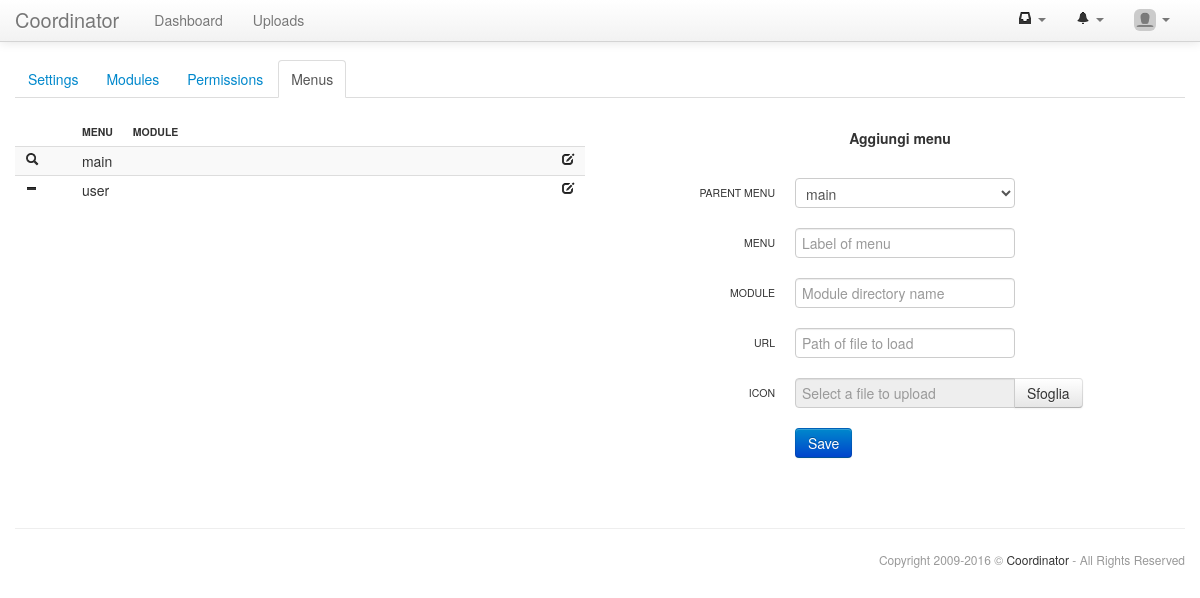
/settings/menus_edit.php (signed in), run on the app's committed database.
### tables this page shows
CREATE TABLE IF NOT EXISTS `settings_settings` (
  `code` varchar(255) NOT NULL,
  `value` varchar(255) DEFAULT NULL,
  PRIMARY KEY (`code`)
);

CREATE TABLE IF NOT EXISTS `settings_menus` (
  `id` int(11) NOT NULL AUTO_INCREMENT,
  `idMenu` int(11) NOT NULL DEFAULT '0',
  `menu` varchar(25) NOT NULL,
  `module` varchar(25) DEFAULT NULL,
  `url` varchar(255) DEFAULT NULL,
  `position` int(3) unsigned NOT NULL DEFAULT '0',
  PRIMARY KEY (`id`)
);

### core/db.class.php (called while the page is built, shortened)
<?php
class DB{
 var $connector;
 function DB($host,$user,$pass,$name){
  $this->connector=mysql_connect($host,$user,$pass,TRUE) or die('Server connection not possible.');
 }
 function clearQuery($query){
  if(stripos($query,"select")!==FALSE){return $query;}
  $search=array("``","''",'""');
  $query=str_replace($search,"DEFAULT",$query);
  return $query;
 }
 function query($query,$debug=-1){
  $query=$this->clearQuery($query);
  $this->lastResult=mysql_query($query,$this->connector) or $this->debugAndDie($query);
  return $this->lastResult;
 }
 function fetchNextObject($result=NULL){
  if($result==NULL || mysql_num_rows($result)<1){
   return NULL;
  }else{
   return mysql_fetch_object($result);
  }
 }
 function queryUniqueObject($query,$debug=-1){
  $query=$this->clearQuery($query);
  $query="$query LIMIT 1";
  $result=mysql_query($query,$this->connector) or $this->debugAndDie($query);
  return mysql_fetch_object($result);
 }
}
?>

### core/structures/form.class.php (the view, shortened to what this page needs)
<?php
class str_form{
 private $current_field;
 protected $action;
 protected $method;
 protected $name;
 protected $class;
 protected $controlGroup;
 protected $ff_array;
 protected $fc_array;
 public function __construct($action,$method="get",$name="form",$class="form-horizontal",$controlGroup=TRUE){
  $this->action=$action;
  $this->method=$method;
  $this->name=$name;
  $this->class=$class;
  $this->controlGroup=$controlGroup;
  $this->current_field=-1;
  $this->ff_array=array();
  $this->fc_array=array();
  return TRUE;
 }
 function addField($type,$name,$label=NULL,$value=NULL,$class=NULL,$placeholder=NULL,$disabled=FALSE,$rows=7,$append=NULL,$readonly=FALSE){
  $this->current_field++;
  $ff=new stdClass();
  $ff->type=$type;
  $ff->name=$name;
  $ff->label=$label;
  $ff->value=$value;
  $ff->class=$class;
  $ff->placeholder=$placeholder;
  $ff->disabled=$disabled;
  $ff->rows=$rows;
  $ff->append=$append;
  $ff->options=NULL;
  $ff->readonly=$readonly;
  $this->ff_array[$this->current_field]=$ff;
  return TRUE;
 }
 function addFieldOption($value,$label,$checked=FALSE,$disabled=FALSE){
  $fo=new stdClass();
  $fo->value=$value;
  $fo->label=$label;
  $fo->checked=$checked;
  $fo->disabled=$disabled;
  if(!is_array($this->ff_array[$this->current_field]->options)){$this->ff_array[$this->current_field]->options=array();}
  $this->ff_array[$this->current_field]->options[]=$fo;
  return TRUE;
 }
 function addControl($type,$label,$class=NULL,$url=NULL,$confirm=NULL,$disabled=FALSE){
  $fc=new stdClass();
  $fc->type=$type;
  $fc->label=$label;
  $fc->class=$class;
  $fc->url=$url;
  $fc->confirm=addslashes($confirm);
  $fc->disabled=$disabled;
  $this->fc_array[]=$fc;
  return TRUE;
 }
 function render($echo=TRUE){
  $return=NULL;
  $return.="\n";
  $return.="<form action='".$this->action."' method='".$this->method."' name='".$this->name."' id='form_".$this->name."' class='".$this->class."' enctype='multipart/form-data'>\n\n";
  foreach($this->ff_array as $index=>$ff){
   $options=FALSE;
   if($ff->type<>"separator" && $ff->type<>"title" && $ff->label<>NULL && $this->controlGroup){
    $return.="<div id='field_".$ff->name."' class='control-group'>\n";
   }
   if($ff->label<>NULL && $this->controlGroup){
    $return.=" <label class='control-label'>".$ff->label."</label>\n";
    if($ff->type<>"custom"){$return.=" <div class='controls'>\n";}
   }
   switch(strtolower($ff->type)){
    case "hidden":
    case "text":
    case "password":
     $return.="  <input type='".$ff->type."' name='".$ff->name."' id='".$this->name."_input_".$ff->name."' class='".$ff->class."' placeholder=\"".$ff->placeholder."\" value=\"".$ff->value."\"";
     $return.=">\n";
     break;
    case "select":
     $options=TRUE;
     $return.="  <select name='".$ff->name."' id='".$this->name."_input_".$ff->name."' class='".$ff->class."'";
     $return.=">\n";
     break;
    case "file":
     if($ff->placeholder==NULL){$ff->placeholder="Select a file to upload";}
     $return.="  <input type='file' id='file_".$index."' name='".$ff->name."' style='display:none'>\n";
     $return.="  <div class='input-append'>\n";
     $return.="   <input type='text' id='file_".$index."_show' class='".$ff->class."' placeholder=\"".$ff->placeholder."\" onDblClick=\"$('input[id=file_".$index."]').click();\" readonly>\n";
     $return.="   <a class='btn' onClick=\"$('input[id=file_".$index."]').click();\">Sfoglia</a>\n";
     $return.="  </div>\n";
     break;
   }
   if($options){
    if(is_array($ff->options)){
     foreach($ff->options as $index=>$fo){
      switch(strtolower($ff->type)){
       case "select":
       case "multiselect":
        $return.="   <option value=\"".$fo->value."\" id='".$this->name."_input_".$ff->name."_option_".$fo->value."'";
        $return.=">".$fo->label."</option>\n";
        break;
      }
     }
    }
   }
   if(strtolower($ff->type)=="select"){$return.="  </select>\n";}
   if($ff->label<>NULL && $this->controlGroup && $ff->type<>"custom"){$return.=" </div>\n";}
   if($ff->type<>"separator" && $ff->label<>NULL && $this->controlGroup){$return.="</div>\n\n";}
   if(strtolower($ff->type)=="file"){
    $return.="<script type='text/javascript'>\n";
    $return.=" $('input[id=file_".$index."]').change(function(){\n";
    $return.="  $('#file_".$index."_show').val($(this).val());\n";
    $return.=" });\n";
    $return.="</script>\n\n";
   }
  }
  $return.="<script type='text/javascript'>\n";
  $return.=" function ".$this->name."_selectToggle(name,selected){\n";
  $return.="  $('#'+name+' option').each(function(){ $(this).attr('selected',selected); });\n";
  $return.=" };\n";
  $return.="</script>\n\n";
  if(is_array($this->fc_array)){
   if($this->controlGroup){
    $return.="<div class='control-group'>\n";
    $return.=" <div class='controls'>\n";
   }
   foreach($this->fc_array as $index=>$fc){
    if($fc->disabled){$disabled=" disabled='disabled'";$fc->url="#";$fc->confirm=NULL;}else{$disabled=NULL;}
    if(strlen($fc->confirm)){$confirm=" onClick=\"return confirm('".$fc->confirm."')\"";}else{$confirm=NULL;}
    switch(strtolower($fc->type)){
     case "submit":
      $return.="  <input type='submit' name='".$this->name."_submit'";
      $return.=" id='".$this->name."_control_submit' class='btn btn-primary ".$fc->class."'";
      $return.=$disabled.$confirm." value=\"".$fc->label."\">\n";
      break;
    }
   }
  }
  if($this->controlGroup){$return.=" </div>\n</div>\n\n";}
  $return.="</form>\n\n";
  if($echo){echo $return;return TRUE;}else{return $return;}
 }
}
?>

### core/html.class.php (shortened to what this page needs)
<?php
class HTML{
public function header($title="",$nav="dashboard",$navbar=TRUE){
?>
<!DOCTYPE html>
<html lang="it">
<head>
 <link href="<?php echo $GLOBALS['dir']."core/pace-loader/pace.flash.css";?>" rel="stylesheet">
 <link href="<?php echo $GLOBALS['dir']."core/bootstrap/css/bootstrap.min.css";?>" rel="stylesheet">
 <link href="<?php echo $GLOBALS['dir']."core/bootstrap/css/bootstrap-custom.css";?>" rel="stylesheet">
 <link href="<?php echo $GLOBALS['dir']."core/bootstrap/css/bootstrap-responsive.css";?>" rel="stylesheet">
 <link href="<?php echo $GLOBALS['dir']."core/bootstrap-datetimepicker/css/bootstrap-datetimepicker.min.css";?>" rel="stylesheet">
 <link href="<?php echo $GLOBALS['dir']."core/bootstrap-markdown/css/bootstrap-markdown.min.css";?>" rel="stylesheet">
 <link href="<?php echo $GLOBALS['dir']."core/bootstrap-select2/select2.css";?>" rel="stylesheet">
 <link href="<?php echo $GLOBALS['dir']."core/bootstrap-slider/css/bootstrap-slider.min.css";?>" rel="stylesheet">
 <link href="<?php echo $GLOBALS['dir']."core/bootstrap-wysihtml5/css/bootstrap-wysihtml5.css";?>" rel="stylesheet">
 <link href="<?php echo $GLOBALS['dir']."core/bootstrap-tagsinput/css/bootstrap-tagsinput.css";?>" rel="stylesheet">
 <link href="<?php echo $GLOBALS['dir']."core/shadowbox/shadowbox.css";?>" rel="stylesheet">
 <link href="<?php echo $GLOBALS['dir']."core/template.css";?>" rel="stylesheet">
</head>
<body <?php if(api_baseName()=="login.php"){echo "class='login-background'";}?>>
 <div class="navbar navbar-fixed-top">
  <div class="navbar-inner">
   <div class="container">
    <?php
     if(file_exists("../uploads/uploads/core/logo.png") && api_getOption('show_logo')){
      echo "<a class='brand-logo' href='".$GLOBALS['dir']."index.php'><img src='".$GLOBALS['dir']."uploads/uploads/core/logo.png'></a>\n";
     }else{
      echo "<a class='brand' href='".$GLOBALS['dir']."index.php'>".api_getOption('title')."</a>\n";
     }
    ?>
    <?php if($navbar){ ?>
    <div class="nav-collapse collapse">
     <ul class="nav">
      <li class="<?php if($nav=="dashboard"){echo "active";} ?>"><a href="<?php echo $GLOBALS['dir']."dashboard/index.php";?>"><?php echo api_text("core-menu-dashboard"); ?></a></li>
      <?php
       function html_get_menus($idMenu=1,$level=0){
        $menus_array=array();
        $menus=$GLOBALS['db']->query("SELECT * FROM settings_menus WHERE idMenu='".$idMenu."' ORDER BY position ASC");
        while($menu=$GLOBALS['db']->fetchNextObject($menus)){
         $menu->submenus=array();
         $menu->submenus=html_get_menus($menu->id,($level+1));
         $menu->modules=array();
         if($menu->module){$menu->modules[]=$menu->module;}
         $menus_array[$menu->id]=$menu;
        }
        return $menus_array;
       }
       function html_print_menu($menus_array,$nav,$level=0){
        foreach($menus_array as $menu){
         echo "<li class=\"";
         if(in_array($nav,$menu->modules)){echo "active ";}
         if(count($menu->submenus)){
          if($level==0){
           echo "dropdown\">";
           echo "<a href='#' class='dropdown-toggle' data-toggle='dropdown'>";
           echo stripslashes($menu->menu)." <b class='caret'></b></a>\n";
           html_print_menu_spaces($level);
           echo "<ul class='dropdown-menu'>\n";
          }else{
           echo "dropdown-submenu\">";
           echo "<a href='#'>".stripslashes($menu->menu)."</a>\n";
           html_print_menu_spaces($level);
           echo "<ul class='dropdown-menu'>\n";
          }
          html_print_menu($menu->submenus,$nav,($level+1));
          html_print_menu_spaces($level);
          echo "</ul>\n";
          html_print_menu_spaces($level);
         }else{
          echo "\"><a href='".$GLOBALS['dir'].$menu->module."/".$menu->url."'>".stripslashes($menu->menu)."</a>";
         }
         echo "</li>\n";
        }
       }
       $menus_array=html_get_menus();
       html_print_menu($menus_array,$nav);
      ?>
     </ul>
     <ul class="nav pull-right">
      <?php if(api_checkPermission("chats","chats_chat")){ ?>
      <li class="dropdown">
       <a href="#" class="dropdown-toggle" data-toggle="dropdown">
        <span id="chat_counter">
        <?php include("../chats/chat_counter.inc.php") ?>
        </span>
        <b class="caret"></b>
       </a>
      </li>
      <?php } ?>
      <li class="dropdown">
       <a href="#" class="dropdown-toggle" data-toggle="dropdown">
        <span id="notifications_counter">
        <?php include("../logs/logs_notifications_counter.inc.php") ?>
        </span>
        <b class="caret"></b>
       </a>
      </li>
      <li class="dropdown">
       <a href="#" class="dropdown-toggle" data-toggle="dropdown">
        <img src="<?php echo api_account()->avatar;?>" class="img-rounded" style="width:22px;margin-top:-4px;padding:0;"> <b class="caret"></b>
       </a>
      </li>
     </ul>
    </div>
    <?php } ?>
   </div>
  </div>
 </div>
 <div class="container">
<?php
}
public function footer($wiki_link=NULL,$copyright=TRUE){
?>
<?php if($copyright){ ?>
  <div class="row-fluid">
   <hr>
   <footer>
    <span class="muted credit pull-right">
     Copyright 2009-<?php echo date("Y");?> &copy; <a href="http://www.coordinator.it" target="_blank">Coordinator</a> - All Rights Reserved
    </span>
   </footer>
  </div>
 <?php } ?>
 </div>
</body>
</html>
<?php
}
 protected $split_open;
 protected $split_columns;
 public function __construct(){
  $this->split_open=FALSE;
  $this->split_columns=0;
 }
 function split_open($class=NULL){
  echo "<div class='row-fluid ".$class."'>\n";
 }
 function split_span($columns,$class=NULL){
  if($this->split_open){
   echo "\n </div>\n";
  }else{
   $this->split_open=TRUE;
  }
  $this->split_columns=$columns;
  echo " <div class='span".$columns." ".$class."'>\n\n";
 }
 function split_close(){
  if($this->split_open){
   echo "\n </div>\n";
   $this->split_open=FALSE;
  }
  echo "</div>\n\n";
 }
}
?>

### core/structures/table.class.php (shortened to what this page needs)
<?php
class str_table{
 private $current_row=0;
 protected $class;
 protected $th_array;
 protected $tr_array;
 public function __construct($unvalued=NULL,$sortable=FALSE,$get=NULL,$class=NULL){
  $this->class=$class;
  $this->current_row=0;
  $this->th_array=array();
  $this->tr_array=array();
  return TRUE;
 }
 public function addHeader($name,$class=NULL,$width=NULL,$order=NULL,$colspan=1){
  $th=new stdClass();
  $th->name=$name;
  $th->class=$class;
  $th->width=$width;
  $th->order=$order;
  $th->colspan=$colspan;
  $this->th_array[]=$th;
  return TRUE;
 }
 public function addRow($class=NULL){
  $this->current_row++;
  $this->tr_array[$this->current_row]=new stdClass();
  $this->tr_array[$this->current_row]->class=$class;
  $this->tr_array[$this->current_row]->fields=array();
  return TRUE;
 }
 function addField($content,$class=NULL,$colspan=1){
  $td=new stdClass();
  $td->content=$content;
  $td->class=$class;
  $td->colspan=$colspan;
  $this->tr_array[$this->current_row]->fields[]=$td;
  return TRUE;
 }
 function render($echo=TRUE){
  $return="\n";
  $return.="<table class='table table-striped table-hover table-condensed ".$this->class."'>\n";
  if(is_array($this->th_array)){
   $return.="<thead>\n <tr>\n";
   foreach($this->th_array as $th){
    $return.="  <th class='".$th->class."' width='".$th->width."' colspan='".$th->colspan."'>";
    $return.=$th->name;
    $return.="</th>\n";
   }
   $return.=" </tr>\n";
   $return.="</thead>\n";
  }
  $return.="<tbody>\n";
  if(is_array($this->tr_array)){
   foreach($this->tr_array as $tr){
    $return.=" <tr class='".$tr->class."'>\n";
    if(is_array($tr->fields)){
     foreach($tr->fields as $td){
      $return.="  <td class='".$td->class."' colspan='".$td->colspan."'>".$td->content."</td>\n";
     }
    }
    $return.=" </tr>\n";
   }
  }
  $return.="</tbody>\n";
  $return.="</table>\n\n\n";
  if($echo){echo $return;return TRUE;}else{return $return;}
 }
}
?>

### core/template.css (style rules this page uses)
footer { font-size:12px; }
footer .credit a { color:#333333; }
th { font-size: 0.75em; text-transform: uppercase; }
label.control-label { font-size: 0.75em; text-transform: uppercase; font-weight: normal; }
.text-center,td.text-center,th.text-center { text-align:center; }
table.table-condensed td,table.table-condensed th { padding-left:10px;padding-right:10px; }
.nowarp { white-space:nowrap; }

### data on the page
settings_settings: value "Coordinator"
settings_menus: menu "Uploads"
settings_menus: menu "main"
settings_menus: menu "user"

### other printed values
api_text("core-menu-dashboard") "Dashboard"
$nt->label "Settings"
$nt->label "Modules"
$nt->label "Permissions"
$nt->label "Menus"
$ff->label "PARENT MENU"
$ff->label "MENU"
$ff->label "MODULE"
$ff->label "URL"
$ff->label "ICON"
form field idMenu "main"
